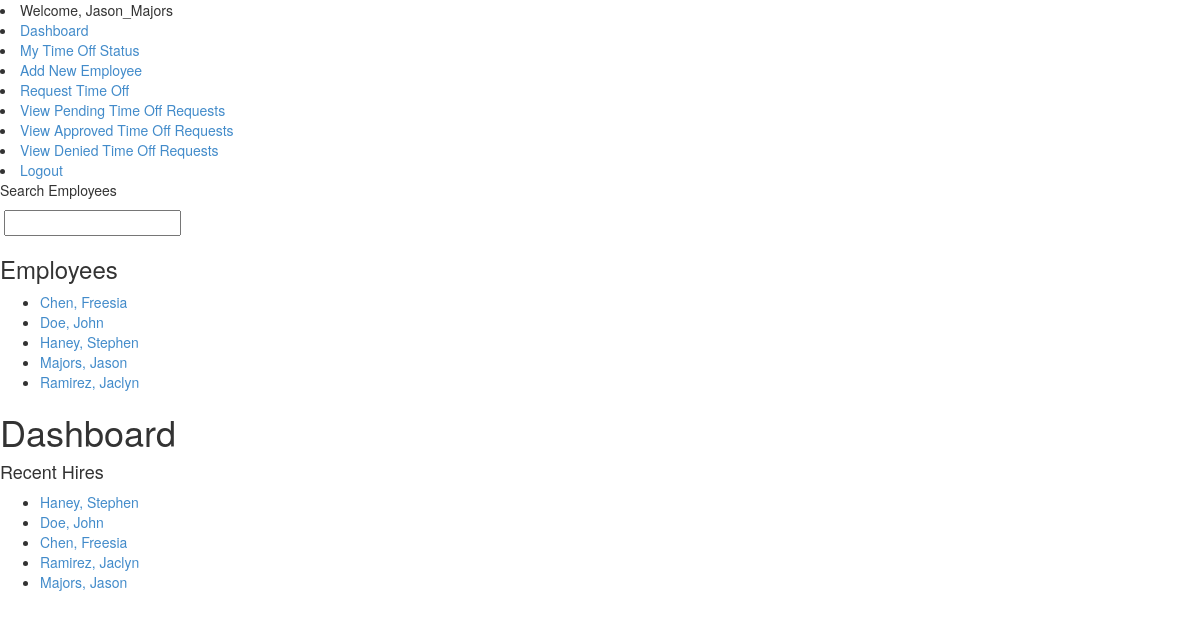
The page /hris/ (signed in) on the database as committed earlier.
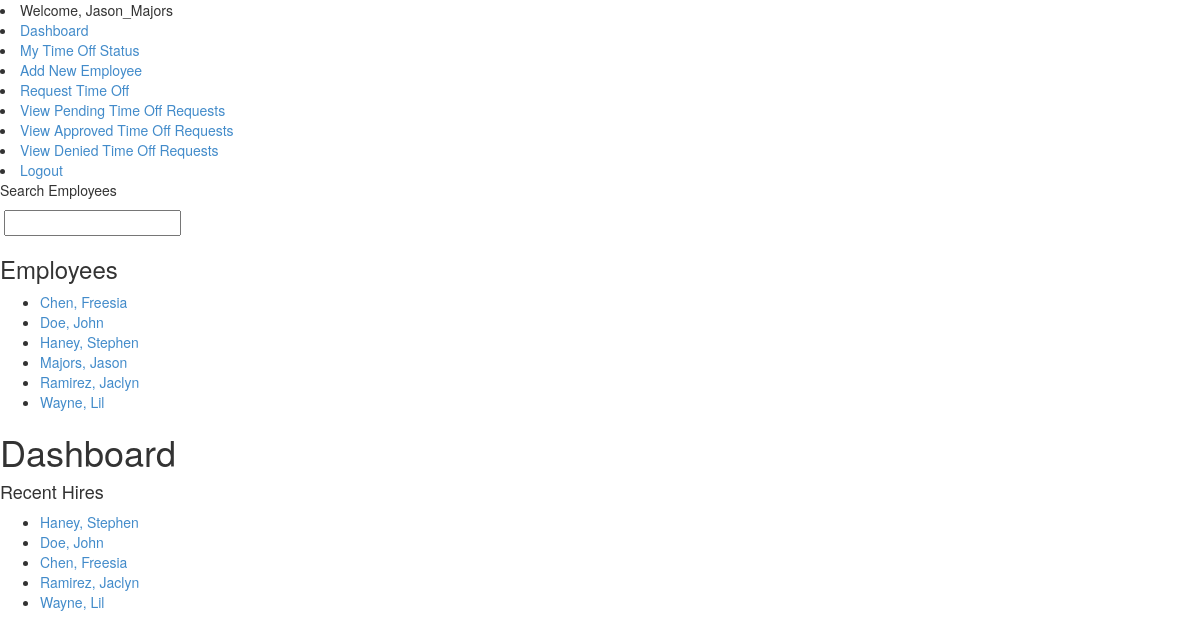
The same page on the database as committed later.
### hris_system/models.py (models this page shows, shortened)
class Employee(models.Model):
	user = models.OneToOneField(User)
	last_name = models.CharField(max_length=25)
	first_name = models.CharField(max_length=25)
	hire_date = models.DateField(auto_now=False, auto_now_add=False)
	phone_number = models.CharField(max_length=15, blank=True)
	address = models.CharField(max_length=25, blank=True)
	city = models.CharField(max_length=25, blank=True)
	state = models.CharField(max_length=2, blank=True)
	zipcode = models.IntegerField(blank=True)
	DEPT_CHOICES = (
			('New_Hire', 'New Hire'),
			('HRM', 'Human Resources Manager'),
			('HRS', 'Human Resources Specialist'),
			('Dealer', 'Dealer'),
		)
	department = models.CharField(max_length=25, choices=DEPT_CHOICES, default='New_Hire')
	position = models.CharField(max_length=25, default='New_Hire')

### hris_system/views.py (the view)
def index(request):
	context = RequestContext(request)
	context_dict = {}
	employee_list = get_employee_list()
	hr_user = request.user.groups.filter(name="Human Resources").exists()
	mgr_user = request.user.groups.filter(name="Shift Manager").exists()
	employees = Employee.objects.order_by('-hire_date')[:5]
	context_dict['employees'] = employees
	context_dict['hr_user'] = hr_user
	context_dict['mgr_user'] = mgr_user
	context_dict['employee_list'] = employee_list
	return render_to_response('hris_system/index.html', context_dict, context)

### hris_system/views.py (called while the page is built)
def get_employee_list(max_results=0, starts_with=''):
	employee_list = []
	if starts_with:
		employee_list = Employee.objects.filter(last_name__startswith=starts_with)
	else:
		employee_list = Employee.objects.all().order_by("last_name")
	if max_results > 0:
		if len(employee_list) >	max_results:
			employee_list = employee_list[:max_results]
	return employee_list

### templates/hris_system/index.html (shortened to what this page needs)
{% extends 'hris_system/base.html' %}
{% block body_block %}
{% load static %}
<div>
	<h1>Dashboard</h1>
</div>
<div>
	<div>
		{% if hr_user or mgr_user %}
		<h4>Recent Hires</h4>
		{% if employees %}
		<ul>
			{% for e in employees %}
				<li><a href="/hris/employee/{{ e.id }}">{{ e.last_name }}, {{ e.first_name }}</a></li>
			{% endfor %}
		</ul>
		{% endif %}
		{% endif %}
	</div>
</div>
{% endblock %}

### templates/hris_system/employee_list.html
{% if employee_list %}
	<h3>Employees</h3>
	<ul>
		{% for employee in employee_list %}
		<li><a href="/hris/employee/{{ employee.id }}">{{ employee.last_name }}, {{ employee.first_name }}</a></li>
		{% endfor %}
{% else %}
	<h3>No employees by this name</h3>
{% endif %}

Rows that differ between the two databases and show on the page:
no longer on one of the page's lists (row unchanged): Employee: last_name "Majors", first_name "Jason"
added Employee: last_name "Wayne", first_name "Lil"
